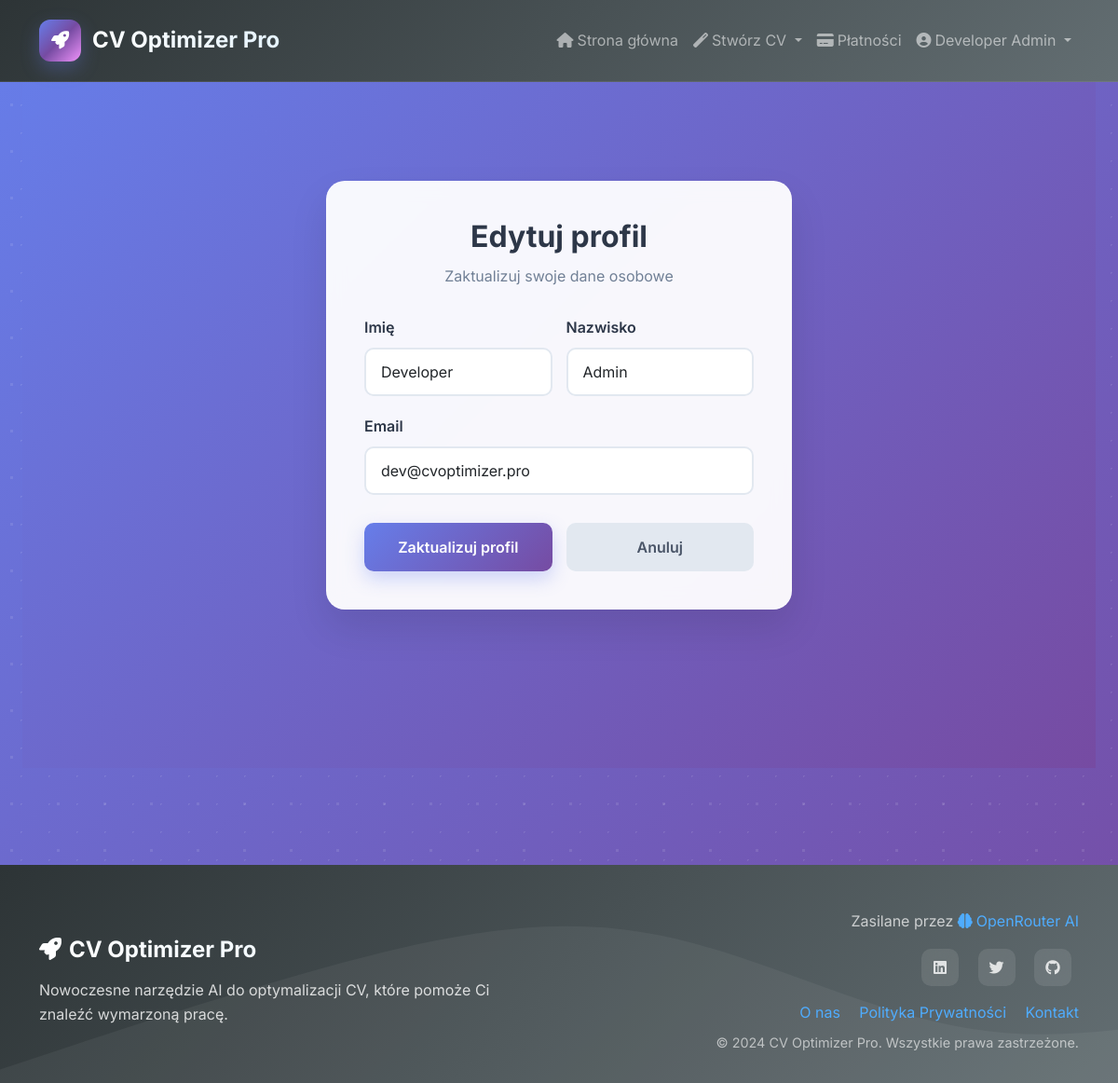
/profile/edit (signed in), run on the app's committed database.
### models.py (models this page shows, shortened)
class User(UserMixin, db.Model):
    __tablename__ = 'users'
    id = db.Column(db.Integer, primary_key=True)
    username = db.Column(db.String(80), unique=True, nullable=False)
    email = db.Column(db.String(120), unique=True, nullable=False)
    password_hash = db.Column(db.String(255), nullable=False)
    first_name = db.Column(db.String(50))
    last_name = db.Column(db.String(50))
    created_at = db.Column(db.DateTime, default=datetime.utcnow)
    last_login = db.Column(db.DateTime)
    is_active = db.Column(db.Boolean, default=True)
    premium_until = db.Column(db.DateTime)
    stripe_customer_id = db.Column(db.String(100))
    stripe_session_id = db.Column(db.String(200))
    cv_uploads = db.relationship('CVUpload', backref='user', lazy=True, cascade='all, delete-orphan')
    def is_premium_active(self):
        if not self.premium_until:
            return False
        return datetime.utcnow() < self.premium_until
    def get_full_name(self):
        if self.first_name and self.last_name:
            return f"{self.first_name} {self.last_name}"
        return self.username

### app.py (the view, shortened to what this page needs)
@app.route('/profile/edit', methods=['GET', 'POST'])
@login_required
def edit_profile():
    form = UserProfileForm(obj=current_user)
    return render_template('auth/edit_profile.html', form=form)

### forms.py
class UserProfileForm(FlaskForm):
    first_name = StringField('Imię', validators=[Optional(), Length(max=50)])
    last_name = StringField('Nazwisko', validators=[Optional(), Length(max=50)])
    email = StringField('Email', validators=[DataRequired(), Email()])
    submit = SubmitField('Zaktualizuj profil')

### app.py (called while the page is built)
@login_manager.user_loader
def load_user(user_id):
    return db.session.get(User, int(user_id))

### templates/auth/edit_profile.html (shortened to what this page needs)
{% extends "base.html" %}
{% block content %}
<div class="auth-container">
    <div class="auth-card">
        <div class="auth-header">
            <h2>Edytuj profil</h2>
            <p>Zaktualizuj swoje dane osobowe</p>
        </div>
        <form method="POST" class="auth-form">
            <div class="form-row">
                <div class="form-group form-half">
                    {{ form.first_name.label(class="form-label") }}
                    {{ form.first_name(class="form-control") }}
                </div>
                <div class="form-group form-half">
                    {{ form.last_name.label(class="form-label") }}
                    {{ form.last_name(class="form-control") }}
                </div>
            </div>
            <div class="form-group">
                {{ form.email.label(class="form-label") }}
                {{ form.email(class="form-control") }}
            </div>
            <div class="form-actions">
                {{ form.submit(class="btn btn-primary") }}
                <a href="{{ url_for('profile') }}" class="btn btn-secondary">Anuluj</a>
            </div>
        </form>
    </div>
</div>
{% endblock %}

### templates/base.html (shortened to what this page needs)
<!DOCTYPE html>
<html lang="pl" data-bs-theme="light">
<head>
    <link href="https://cdn.jsdelivr.net/npm/bootstrap@5.3.2/dist/css/bootstrap.min.css" rel="stylesheet">
    <link rel="stylesheet" href="https://cdnjs.cloudflare.com/ajax/libs/font-awesome/6.5.0/css/all.min.css">
    <link rel="stylesheet" href="{{ url_for('static', filename='css/custom.css') }}">
    <link rel="stylesheet" href="{{ url_for('static', filename='css/modern-premium.css') }}">
</head>
<body>
    <header class="modern-header">
        <nav class="navbar navbar-expand-lg navbar-dark fixed-top">
            <div class="container">
                <a class="navbar-brand modern-brand" href="/">
                    <div class="brand-icon">
                        <i class="fas fa-rocket"></i>
                    </div>
                    <span class="brand-text">CV Optimizer Pro</span>
                </a>
                <div class="collapse navbar-collapse" id="navbarNav">
                    <ul class="navbar-nav ms-auto">
                        {% if current_user.is_authenticated %}
                            <li class="nav-item">
                                <a class="nav-link" href="{{ url_for('index') }}">
                                    <i class="fas fa-home me-1"></i>Strona główna
                                </a>
                            </li>
                            <li class="nav-item dropdown">
                            <a class="nav-link dropdown-toggle" href="#" id="cvDropdown" role="button" data-bs-toggle="dropdown" aria-expanded="false">
                                <i class="fas fa-magic me-1"></i>Stwórz CV
                            </a>
                        </li>
                            <li class="nav-item">
                                <a class="nav-link" href="{{ url_for('payment_options') }}">
                                    <i class="fas fa-credit-card me-1"></i>Płatności
                                </a>
                            </li>
                            <li class="nav-item dropdown">
                                <a class="nav-link dropdown-toggle" href="#" id="navbarDropdown" role="button" data-bs-toggle="dropdown">
                                    <i class="fas fa-user-circle me-1"></i>{{ current_user.get_full_name() or current_user.username }}
                                </a>
                            </li>
                        {% endif %}
                    </ul>
                </div>
            </div>
        </nav>
    </header>
    <main class="container-fluid main-content">
        {% block content %}{% endblock %}
    </main>
    <footer class="modern-footer">
        <div class="footer-background"></div>
        <div class="container">
            <div class="row align-items-center">
                <div class="col-md-6">
                    <div class="footer-brand">
                        <h5 class="footer-title">
                            <i class="fas fa-rocket me-2"></i>CV Optimizer Pro
                        </h5>
                        <p class="footer-description">
                            Nowoczesne narzędzie AI do optymalizacji CV, które pomoże Ci znaleźć wymarzoną pracę.
                        </p>
                    </div>
                </div>
                <div class="col-md-6 text-md-end">
                    <div class="footer-links">
                        <p class="powered-by">
                            Zasilane przez
                            <a href="https://openrouter.ai/" target="_blank" rel="noopener noreferrer" class="footer-link">
                                <i class="fas fa-brain me-1"></i>OpenRouter AI
                            </a>
                        </p>
                        <div class="social-links">
                            <a href="#" class="social-link" title="LinkedIn">
                                <i class="fab fa-linkedin"></i>
                            </a>
                            <a href="#" class="social-link" title="Twitter">
                                <i class="fab fa-twitter"></i>
                            </a>
                            <a href="#" class="social-link" title="GitHub">
                                <i class="fab fa-github"></i>
                            </a>
                        </div>
                        <div class="footer-menu mb-2">
                            <a href="{{ url_for('about') }}" class="footer-link me-3">O nas</a>
                            <a href="{{ url_for('privacy') }}" class="footer-link me-3">Polityka Prywatności</a>
                            <a href="mailto:kontakt@cvoptimizer.pro" class="footer-link">Kontakt</a>
                        </div>
                        <p class="copyright">
                            &copy; 2024 CV Optimizer Pro. Wszystkie prawa zastrzeżone.
                        </p>
                    </div>
                </div>
            </div>
        </div>
    </footer>
</body>
</html>

### static/css/modern-premium.css (style rules this page uses)
:root { --primary: #4f46e5; --primary-dark: #3730a3; --secondary: #7c3aed; --accent: #06b6d4; --success: #059669; --warning: #d97706; --danger: #dc2626; --gray-950: #030712; --gray-900: #111827; --gray-800: #1f2937; --gray-700: #374151; --gray-600: #4b5563; --gray-500: #6b7280; --gray-400: #9ca3af; --gray-300: #d1d5db; --gray-200: #e5e7eb; --gray-100: #f3f4f6; --gray-50: #f9fafb; --glass-primary: rgba(79, 70, 229, 0.08); --glass-white: rgba(255, 255, 255, 0.95); --glass-border: rgba(255, 255, 255, 0.2); --glass-shadow: 0 20px 25px -5px rgba(0, 0, 0, 0.1), 0 10px 10px -5px rgba(0, 0, 0, 0.04); --gradient-hero: linear-gradient(135deg, #667eea 0%, #764ba2 100%); --gradient-card: linear-gradient(145deg, rgba(255,255,255,0.98) 0%, rgba(255,255,255,0.92) 100%); --gradient-button: linear-gradient(135deg, #4f46e5 0%, #7c3aed 100%); --gradient-accent: linear-gradient(135deg, #06b6d4 0%, #3b82f6 100%); --font-sans: 'Inter', -apple-system, BlinkMacSystemFont, 'Segoe UI', Roboto, sans-serif; --font-mono: 'JetBrains Mono', 'Fira Code', Consolas, monospace; --space-1: 0.25rem; --space-2: 0.5rem; --space-3: 0.75rem; --space-4: 1rem; --space-6: 1.5rem; --space-8: 2rem; --space-12: 3rem; --space-16: 4rem; --transition-fast: 150ms cubic-bezier(0.4, 0, 0.2, 1); --transition-normal: 300ms cubic-bezier(0.4, 0, 0.2, 1); --transition-slow: 500ms cubic-bezier(0.4, 0, 0.2, 1); }
* { box-sizing: border-box; }
body { font-family: var(--font-sans); background: linear-gradient(135deg, #667eea 0%, #764ba2 100%); background-attachment: fixed; min-height: 100vh; line-height: 1.6; color: var(--gray-700); -webkit-font-smoothing: antialiased; -moz-osx-font-smoothing: grayscale; }
.container-fluid { max-width: 1400px; margin: 0 auto; padding: var(--space-6); }

### templates/auth/edit_profile.html (style rules this page uses)
.auth-container { min-height: 100vh; display: flex; align-items: center; justify-content: center; background: linear-gradient(135deg, #667eea 0%, #764ba2 100%); padding: 20px; }
.auth-card { background: rgba(255, 255, 255, 0.95); backdrop-filter: blur(10px); border-radius: 20px; padding: 40px; box-shadow: 0 20px 40px rgba(0, 0, 0, 0.1); width: 100%; max-width: 500px; border: 1px solid rgba(255, 255, 255, 0.2); }
.auth-header { text-align: center; margin-bottom: 30px; }
.auth-header h2 { color: #2d3748; margin-bottom: 10px; font-weight: 700; }
.auth-header p { color: #718096; margin: 0; }
.auth-form .form-group { margin-bottom: 20px; }
.form-row { display: flex; gap: 15px; }
.form-half { flex: 1; }
.form-label { display: block; margin-bottom: 8px; color: #2d3748; font-weight: 600; }
.form-control { width: 100%; padding: 12px 16px; border: 2px solid #e2e8f0; border-radius: 10px; font-size: 16px; transition: all 0.3s ease; background: #ffffff; box-sizing: border-box; }
.form-actions { display: flex; gap: 15px; margin-top: 30px; }
.btn { padding: 14px 24px; font-size: 16px; font-weight: 600; border-radius: 10px; border: none; cursor: pointer; transition: all 0.3s ease; text-decoration: none; text-align: center; flex: 1; }
.btn-primary { background: linear-gradient(135deg, #667eea 0%, #764ba2 100%); color: white; }
.btn-secondary { background: #e2e8f0; color: #4a5568; }

### data on the page
User: first_name+last_name "Developer Admin", first_name "Developer", last_name "Admin", email "dev@cvoptimizer.pro"
